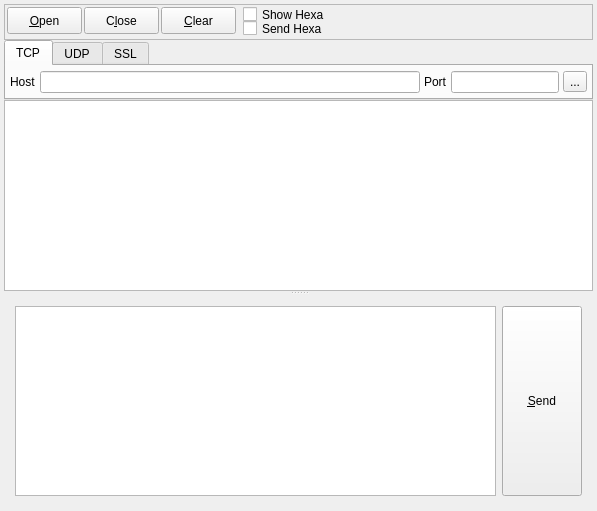
<?xml version="1.0" encoding="UTF-8"?>
<ui version="4.0">
 <class>Widget</class>
 <widget class="QWidget" name="Widget">
  <property name="geometry">
   <rect>
    <x>0</x>
    <y>0</y>
    <width>597</width>
    <height>511</height>
   </rect>
  </property>
  <property name="windowTitle">
   <string>NetServer</string>
  </property>
  <layout class="QGridLayout" name="gridLayout">
   <property name="leftMargin">
    <number>4</number>
   </property>
   <property name="topMargin">
    <number>4</number>
   </property>
   <property name="rightMargin">
    <number>4</number>
   </property>
   <property name="bottomMargin">
    <number>4</number>
   </property>
   <property name="spacing">
    <number>4</number>
   </property>
   <item row="0" column="0">
    <layout class="QVBoxLayout" name="mainLayout">
     <property name="spacing">
      <number>0</number>
     </property>
     <item>
      <widget class="QFrame" name="frameTop">
       <property name="minimumSize">
        <size>
         <width>0</width>
         <height>36</height>
        </size>
       </property>
       <property name="maximumSize">
        <size>
         <width>16777215</width>
         <height>39</height>
        </size>
       </property>
       <property name="frameShape">
        <enum>QFrame::StyledPanel</enum>
       </property>
       <property name="frameShadow">
        <enum>QFrame::Raised</enum>
       </property>
       <widget class="QPushButton" name="pbOpen">
        <property name="geometry">
         <rect>
          <x>3</x>
          <y>3</y>
          <width>75</width>
          <height>27</height>
         </rect>
        </property>
        <property name="text">
         <string>&amp;Open</string>
        </property>
       </widget>
       <widget class="QPushButton" name="pbClose">
        <property name="geometry">
         <rect>
          <x>80</x>
          <y>3</y>
          <width>75</width>
          <height>27</height>
         </rect>
        </property>
        <property name="text">
         <string>C&amp;lose</string>
        </property>
       </widget>
       <widget class="QPushButton" name="pbClear">
        <property name="geometry">
         <rect>
          <x>157</x>
          <y>3</y>
          <width>75</width>
          <height>27</height>
         </rect>
        </property>
        <property name="text">
         <string>&amp;Clear</string>
        </property>
       </widget>
       <widget class="QCheckBox" name="chkShowHexa">
        <property name="geometry">
         <rect>
          <x>239</x>
          <y>2</y>
          <width>105</width>
          <height>17</height>
         </rect>
        </property>
        <property name="text">
         <string>Show Hexa</string>
        </property>
       </widget>
       <widget class="QCheckBox" name="chkSendHexa">
        <property name="geometry">
         <rect>
          <x>239</x>
          <y>16</y>
          <width>105</width>
          <height>17</height>
         </rect>
        </property>
        <property name="text">
         <string>Send Hexa</string>
        </property>
       </widget>
      </widget>
     </item>
     <item>
      <widget class="QTabWidget" name="tabOption">
       <property name="sizePolicy">
        <sizepolicy hsizetype="Expanding" vsizetype="Minimum">
         <horstretch>0</horstretch>
         <verstretch>0</verstretch>
        </sizepolicy>
       </property>
       <property name="currentIndex">
        <number>0</number>
       </property>
       <widget class="QWidget" name="tabTcp">
        <attribute name="title">
         <string>TCP</string>
        </attribute>
        <layout class="QHBoxLayout" name="horizontalLayout_2" stretch="0,1,0,0,0">
         <property name="spacing">
          <number>4</number>
         </property>
         <property name="leftMargin">
          <number>4</number>
         </property>
         <property name="topMargin">
          <number>4</number>
         </property>
         <property name="rightMargin">
          <number>4</number>
         </property>
         <property name="bottomMargin">
          <number>4</number>
         </property>
         <item>
          <widget class="QLabel" name="lblTcpHost">
           <property name="text">
            <string>Host</string>
           </property>
          </widget>
         </item>
         <item>
          <widget class="QLineEdit" name="leTcpHost"/>
         </item>
         <item>
          <widget class="QLabel" name="lblTcpPort">
           <property name="text">
            <string>Port</string>
           </property>
          </widget>
         </item>
         <item>
          <widget class="QLineEdit" name="leTcpPort"/>
         </item>
         <item>
          <widget class="QToolButton" name="tbTcpAdvance">
           <property name="text">
            <string>...</string>
           </property>
          </widget>
         </item>
        </layout>
       </widget>
       <widget class="QWidget" name="tabUdp">
        <attribute name="title">
         <string>UDP</string>
        </attribute>
        <layout class="QHBoxLayout" name="horizontalLayout_3" stretch="0,1,0,0,0">
         <property name="spacing">
          <number>4</number>
         </property>
         <property name="leftMargin">
          <number>4</number>
         </property>
         <property name="topMargin">
          <number>4</number>
         </property>
         <property name="rightMargin">
          <number>4</number>
         </property>
         <property name="bottomMargin">
          <number>4</number>
         </property>
         <item>
          <widget class="QLabel" name="lblUdpHost">
           <property name="text">
            <string>Host</string>
           </property>
          </widget>
         </item>
         <item>
          <widget class="QLineEdit" name="leUdpHost"/>
         </item>
         <item>
          <widget class="QLabel" name="lblUdpPort">
           <property name="text">
            <string>Port</string>
           </property>
          </widget>
         </item>
         <item>
          <widget class="QLineEdit" name="leUdpPort"/>
         </item>
         <item>
          <widget class="QToolButton" name="tbUdpAdvance">
           <property name="text">
            <string>...</string>
           </property>
          </widget>
         </item>
        </layout>
       </widget>
       <widget class="QWidget" name="tabSsl">
        <attribute name="title">
         <string>SSL</string>
        </attribute>
        <layout class="QHBoxLayout" name="horizontalLayout_4" stretch="0,1,0,0,0">
         <property name="spacing">
          <number>4</number>
         </property>
         <property name="leftMargin">
          <number>4</number>
         </property>
         <property name="topMargin">
          <number>4</number>
         </property>
         <property name="rightMargin">
          <number>4</number>
         </property>
         <property name="bottomMargin">
          <number>4</number>
         </property>
         <item>
          <widget class="QLabel" name="lblSslHost">
           <property name="text">
            <string>Host</string>
           </property>
          </widget>
         </item>
         <item>
          <widget class="QLineEdit" name="leSslHost"/>
         </item>
         <item>
          <widget class="QLabel" name="lblSslPort">
           <property name="text">
            <string>Port</string>
           </property>
          </widget>
         </item>
         <item>
          <widget class="QLineEdit" name="leSslPort"/>
         </item>
         <item>
          <widget class="QToolButton" name="tbSslAdvanced">
           <property name="text">
            <string>...</string>
           </property>
          </widget>
         </item>
        </layout>
       </widget>
      </widget>
     </item>
     <item>
      <widget class="QSplitter" name="splitter">
       <property name="orientation">
        <enum>Qt::Vertical</enum>
       </property>
       <widget class="QPlainTextEdit" name="pteRecv">
        <property name="font">
         <font>
          <family>Courier New</family>
         </font>
        </property>
       </widget>
       <widget class="QWidget" name="layoutWidget">
        <layout class="QHBoxLayout" name="horizontalLayout">
         <item>
          <widget class="QPlainTextEdit" name="pteSend">
           <property name="font">
            <font>
             <family>Courier New</family>
            </font>
           </property>
          </widget>
         </item>
         <item>
          <widget class="QPushButton" name="pbSend">
           <property name="sizePolicy">
            <sizepolicy hsizetype="Minimum" vsizetype="Expanding">
             <horstretch>0</horstretch>
             <verstretch>0</verstretch>
            </sizepolicy>
           </property>
           <property name="text">
            <string>&amp;Send</string>
           </property>
          </widget>
         </item>
        </layout>
       </widget>
      </widget>
     </item>
    </layout>
   </item>
  </layout>
 </widget>
 <layoutdefault spacing="6" margin="11"/>
 <tabstops>
  <tabstop>pbOpen</tabstop>
  <tabstop>pbClose</tabstop>
  <tabstop>pbClear</tabstop>
  <tabstop>chkShowHexa</tabstop>
  <tabstop>chkSendHexa</tabstop>
  <tabstop>leTcpHost</tabstop>
  <tabstop>leTcpPort</tabstop>
  <tabstop>tbTcpAdvance</tabstop>
  <tabstop>leUdpHost</tabstop>
  <tabstop>leUdpPort</tabstop>
  <tabstop>tbUdpAdvance</tabstop>
  <tabstop>leSslHost</tabstop>
  <tabstop>leSslPort</tabstop>
  <tabstop>tbSslAdvanced</tabstop>
 </tabstops>
 <resources/>
 <connections/>
</ui>
